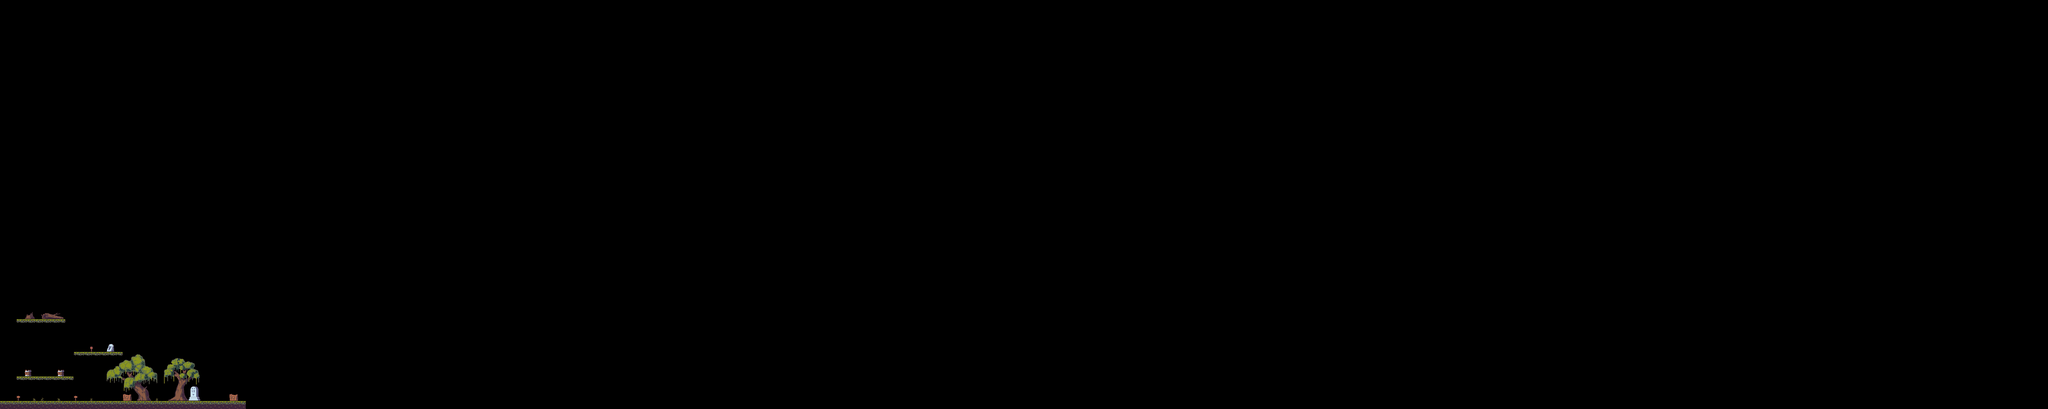

A 2D game scene composited from a Tiled map and its tileset images. What follows is a short description and the map's XML, with each tile layer's data collapsed to a summary:
An orthogonal 250x50 tile map with 32x32 px tiles, 1 tile layer (Terrain), 2 tilesets and 11 objects.

<map version="1.5" tiledversion="1.7.2" orientation="orthogonal" renderorder="right-up" width="250" height="50" tilewidth="32" tileheight="32" infinite="0" nextlayerid="4" nextobjectid="20">
 <tileset firstgid="1" source="Tiles.tsx" />
 <tileset firstgid="61" source="Objects.tsx" />
 <layer id="1" name="Terrain" width="250" height="50">
  <data>[12500 cells, 67 non-empty, 17 distinct tile ids]</data>
 </layer>
 <objectgroup id="3" name="Objects">
  <object id="5" x="64" y="1472" width="223.962" height="16.1532" />
  <object id="6" x="0" y="1568" width="960" height="32" />
  <object id="7" x="480" y="1539.64" width="34" height="28.3636" />
  <object id="8" x="896" y="1539.96" width="34.0435" height="28.0435" />
  <object id="11" x="96.0079" y="1444.62" width="26.9855" height="27.3333" />
  <object id="12" x="224" y="1445.33" width="27.0145" height="26.6667" />
  <object id="15" x="64" y="1248" width="192" height="16" />
  <object id="16" x="288" y="1376" width="192" height="16" />
  <object id="17" x="95.3333" y="1247.24">
   <polygon points="0.363636,0.727273 9.92116,-19.3651 32.2592,-27.9372 40.8939,0.714339" />
  </object>
  <object id="18" x="161.25" y="1247.95">
   <polygon points="0,0 -1.25,-17.8059 19,-24.674 64.0682,-26.3636 74.8409,-22.076 88.3182,-0.180944" />
  </object>
  <object id="19" x="415.727" y="1375.64">
   <polygon points="0,0 9,-27.8182 15.4545,-30.7273 22.2727,-30.6364 29.1818,-24 30.3636,-13.3636 31.3636,0.0909091" />
  </object>
 </objectgroup>
</map>
